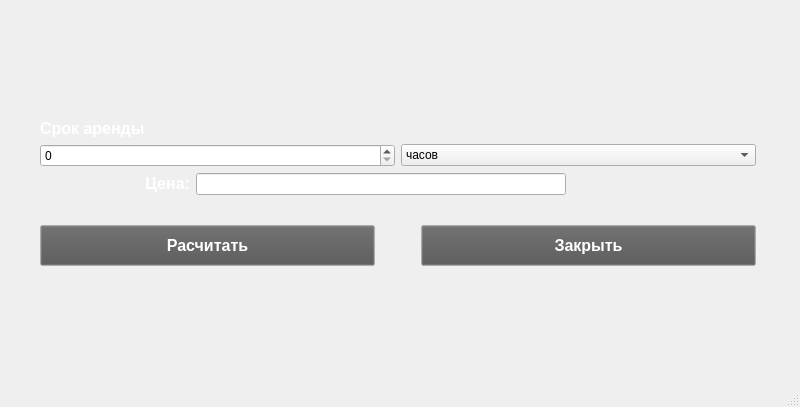
<?xml version="1.0" encoding="UTF-8"?>
<ui version="4.0">
 <class>RentWindow</class>
 <widget class="QMainWindow" name="RentWindow">
  <property name="geometry">
   <rect>
    <x>0</x>
    <y>0</y>
    <width>800</width>
    <height>407</height>
   </rect>
  </property>
  <property name="windowTitle">
   <string>MainWindow</string>
  </property>
  <widget class="QWidget" name="centralwidget">
   <widget class="QWidget" name="gridLayoutWidget">
    <property name="geometry">
     <rect>
      <x>0</x>
      <y>0</y>
      <width>796</width>
      <height>361</height>
     </rect>
    </property>
    <layout class="QGridLayout" name="gridLayout">
     <item row="1" column="0">
      <spacer name="horizontalSpacer_2">
       <property name="orientation">
        <enum>Qt::Orientation::Horizontal</enum>
       </property>
       <property name="sizeType">
        <enum>QSizePolicy::Policy::Fixed</enum>
       </property>
       <property name="sizeHint" stdset="0">
        <size>
         <width>40</width>
         <height>20</height>
        </size>
       </property>
      </spacer>
     </item>
     <item row="0" column="2">
      <spacer name="verticalSpacer">
       <property name="orientation">
        <enum>Qt::Orientation::Vertical</enum>
       </property>
       <property name="sizeType">
        <enum>QSizePolicy::Policy::Fixed</enum>
       </property>
       <property name="sizeHint" stdset="0">
        <size>
         <width>20</width>
         <height>40</height>
        </size>
       </property>
      </spacer>
     </item>
     <item row="1" column="3">
      <spacer name="horizontalSpacer">
       <property name="orientation">
        <enum>Qt::Orientation::Horizontal</enum>
       </property>
       <property name="sizeType">
        <enum>QSizePolicy::Policy::Fixed</enum>
       </property>
       <property name="sizeHint" stdset="0">
        <size>
         <width>40</width>
         <height>20</height>
        </size>
       </property>
      </spacer>
     </item>
     <item row="2" column="2">
      <spacer name="verticalSpacer_2">
       <property name="orientation">
        <enum>Qt::Orientation::Vertical</enum>
       </property>
       <property name="sizeType">
        <enum>QSizePolicy::Policy::Fixed</enum>
       </property>
       <property name="sizeHint" stdset="0">
        <size>
         <width>20</width>
         <height>40</height>
        </size>
       </property>
      </spacer>
     </item>
     <item row="1" column="2">
      <layout class="QVBoxLayout" name="verticalLayout">
       <property name="sizeConstraint">
        <enum>QLayout::SizeConstraint::SetFixedSize</enum>
       </property>
       <item>
        <widget class="QLabel" name="label">
         <property name="sizePolicy">
          <sizepolicy hsizetype="Fixed" vsizetype="Fixed">
           <horstretch>0</horstretch>
           <verstretch>0</verstretch>
          </sizepolicy>
         </property>
         <property name="minimumSize">
          <size>
           <width>700</width>
           <height>0</height>
          </size>
         </property>
         <property name="palette">
          <palette>
           <active>
            <colorrole role="WindowText">
             <brush brushstyle="SolidPattern">
              <color alpha="255">
               <red>255</red>
               <green>255</green>
               <blue>255</blue>
              </color>
             </brush>
            </colorrole>
           </active>
           <inactive>
            <colorrole role="WindowText">
             <brush brushstyle="SolidPattern">
              <color alpha="255">
               <red>255</red>
               <green>255</green>
               <blue>255</blue>
              </color>
             </brush>
            </colorrole>
           </inactive>
           <disabled/>
          </palette>
         </property>
         <property name="font">
          <font>
           <pointsize>12</pointsize>
           <bold>true</bold>
          </font>
         </property>
         <property name="text">
          <string/>
         </property>
        </widget>
       </item>
       <item>
        <widget class="QLabel" name="label_2">
         <property name="sizePolicy">
          <sizepolicy hsizetype="Fixed" vsizetype="Fixed">
           <horstretch>0</horstretch>
           <verstretch>0</verstretch>
          </sizepolicy>
         </property>
         <property name="palette">
          <palette>
           <active>
            <colorrole role="WindowText">
             <brush brushstyle="SolidPattern">
              <color alpha="255">
               <red>255</red>
               <green>255</green>
               <blue>255</blue>
              </color>
             </brush>
            </colorrole>
           </active>
           <inactive>
            <colorrole role="WindowText">
             <brush brushstyle="SolidPattern">
              <color alpha="255">
               <red>255</red>
               <green>255</green>
               <blue>255</blue>
              </color>
             </brush>
            </colorrole>
           </inactive>
           <disabled/>
          </palette>
         </property>
         <property name="font">
          <font>
           <pointsize>12</pointsize>
           <bold>true</bold>
          </font>
         </property>
         <property name="text">
          <string>Срок аренды</string>
         </property>
        </widget>
       </item>
       <item>
        <layout class="QHBoxLayout" name="horizontalLayout_2">
         <property name="sizeConstraint">
          <enum>QLayout::SizeConstraint::SetDefaultConstraint</enum>
         </property>
         <item>
          <widget class="QSpinBox" name="durationSpinBox"/>
         </item>
         <item>
          <widget class="QComboBox" name="unitComboBox">
           <item>
            <property name="text">
             <string>часов</string>
            </property>
           </item>
           <item>
            <property name="text">
             <string>дней</string>
            </property>
           </item>
          </widget>
         </item>
        </layout>
       </item>
       <item>
        <layout class="QHBoxLayout" name="horizontalLayout_3">
         <item>
          <widget class="QLabel" name="label_3">
           <property name="sizePolicy">
            <sizepolicy hsizetype="Fixed" vsizetype="Fixed">
             <horstretch>0</horstretch>
             <verstretch>0</verstretch>
            </sizepolicy>
           </property>
           <property name="minimumSize">
            <size>
             <width>150</width>
             <height>0</height>
            </size>
           </property>
           <property name="palette">
            <palette>
             <active>
              <colorrole role="WindowText">
               <brush brushstyle="SolidPattern">
                <color alpha="255">
                 <red>255</red>
                 <green>255</green>
                 <blue>255</blue>
                </color>
               </brush>
              </colorrole>
             </active>
             <inactive>
              <colorrole role="WindowText">
               <brush brushstyle="SolidPattern">
                <color alpha="255">
                 <red>255</red>
                 <green>255</green>
                 <blue>255</blue>
                </color>
               </brush>
              </colorrole>
             </inactive>
             <disabled/>
            </palette>
           </property>
           <property name="font">
            <font>
             <pointsize>12</pointsize>
             <bold>true</bold>
            </font>
           </property>
           <property name="text">
            <string>Цена:</string>
           </property>
           <property name="alignment">
            <set>Qt::AlignmentFlag::AlignRight|Qt::AlignmentFlag::AlignTrailing|Qt::AlignmentFlag::AlignVCenter</set>
           </property>
          </widget>
         </item>
         <item>
          <widget class="QLineEdit" name="totalTextEdit">
           <property name="minimumSize">
            <size>
             <width>370</width>
             <height>0</height>
            </size>
           </property>
           <property name="readOnly">
            <bool>true</bool>
           </property>
          </widget>
         </item>
         <item>
          <spacer name="horizontalSpacer_4">
           <property name="orientation">
            <enum>Qt::Orientation::Horizontal</enum>
           </property>
           <property name="sizeHint" stdset="0">
            <size>
             <width>40</width>
             <height>20</height>
            </size>
           </property>
          </spacer>
         </item>
        </layout>
       </item>
       <item>
        <widget class="QLabel" name="statusLabel_3">
         <property name="sizePolicy">
          <sizepolicy hsizetype="Fixed" vsizetype="Fixed">
           <horstretch>0</horstretch>
           <verstretch>0</verstretch>
          </sizepolicy>
         </property>
         <property name="palette">
          <palette>
           <active>
            <colorrole role="WindowText">
             <brush brushstyle="SolidPattern">
              <color alpha="255">
               <red>255</red>
               <green>255</green>
               <blue>255</blue>
              </color>
             </brush>
            </colorrole>
           </active>
           <inactive>
            <colorrole role="WindowText">
             <brush brushstyle="SolidPattern">
              <color alpha="255">
               <red>255</red>
               <green>255</green>
               <blue>255</blue>
              </color>
             </brush>
            </colorrole>
           </inactive>
           <disabled/>
          </palette>
         </property>
         <property name="font">
          <font>
           <pointsize>12</pointsize>
           <bold>true</bold>
          </font>
         </property>
         <property name="text">
          <string/>
         </property>
        </widget>
       </item>
       <item>
        <layout class="QHBoxLayout" name="horizontalLayout">
         <property name="sizeConstraint">
          <enum>QLayout::SizeConstraint::SetMinAndMaxSize</enum>
         </property>
         <item>
          <widget class="QPushButton" name="calculateButton">
           <property name="minimumSize">
            <size>
             <width>200</width>
             <height>41</height>
            </size>
           </property>
           <property name="palette">
            <palette>
             <active>
              <colorrole role="Button">
               <brush brushstyle="SolidPattern">
                <color alpha="255">
                 <red>84</red>
                 <green>84</green>
                 <blue>84</blue>
                </color>
               </brush>
              </colorrole>
              <colorrole role="ButtonText">
               <brush brushstyle="SolidPattern">
                <color alpha="255">
                 <red>255</red>
                 <green>255</green>
                 <blue>255</blue>
                </color>
               </brush>
              </colorrole>
             </active>
             <inactive>
              <colorrole role="Button">
               <brush brushstyle="SolidPattern">
                <color alpha="255">
                 <red>84</red>
                 <green>84</green>
                 <blue>84</blue>
                </color>
               </brush>
              </colorrole>
              <colorrole role="ButtonText">
               <brush brushstyle="SolidPattern">
                <color alpha="255">
                 <red>255</red>
                 <green>255</green>
                 <blue>255</blue>
                </color>
               </brush>
              </colorrole>
             </inactive>
             <disabled>
              <colorrole role="Button">
               <brush brushstyle="SolidPattern">
                <color alpha="255">
                 <red>84</red>
                 <green>84</green>
                 <blue>84</blue>
                </color>
               </brush>
              </colorrole>
             </disabled>
            </palette>
           </property>
           <property name="font">
            <font>
             <pointsize>12</pointsize>
             <bold>true</bold>
            </font>
           </property>
           <property name="text">
            <string>Расчитать</string>
           </property>
          </widget>
         </item>
         <item>
          <spacer name="horizontalSpacer_3">
           <property name="orientation">
            <enum>Qt::Orientation::Horizontal</enum>
           </property>
           <property name="sizeType">
            <enum>QSizePolicy::Policy::Fixed</enum>
           </property>
           <property name="sizeHint" stdset="0">
            <size>
             <width>40</width>
             <height>20</height>
            </size>
           </property>
          </spacer>
         </item>
         <item>
          <widget class="QPushButton" name="closeButton">
           <property name="minimumSize">
            <size>
             <width>200</width>
             <height>41</height>
            </size>
           </property>
           <property name="palette">
            <palette>
             <active>
              <colorrole role="Button">
               <brush brushstyle="SolidPattern">
                <color alpha="255">
                 <red>84</red>
                 <green>84</green>
                 <blue>84</blue>
                </color>
               </brush>
              </colorrole>
              <colorrole role="ButtonText">
               <brush brushstyle="SolidPattern">
                <color alpha="255">
                 <red>255</red>
                 <green>255</green>
                 <blue>255</blue>
                </color>
               </brush>
              </colorrole>
             </active>
             <inactive>
              <colorrole role="Button">
               <brush brushstyle="SolidPattern">
                <color alpha="255">
                 <red>84</red>
                 <green>84</green>
                 <blue>84</blue>
                </color>
               </brush>
              </colorrole>
              <colorrole role="ButtonText">
               <brush brushstyle="SolidPattern">
                <color alpha="255">
                 <red>255</red>
                 <green>255</green>
                 <blue>255</blue>
                </color>
               </brush>
              </colorrole>
             </inactive>
             <disabled>
              <colorrole role="Button">
               <brush brushstyle="SolidPattern">
                <color alpha="255">
                 <red>84</red>
                 <green>84</green>
                 <blue>84</blue>
                </color>
               </brush>
              </colorrole>
             </disabled>
            </palette>
           </property>
           <property name="font">
            <font>
             <pointsize>12</pointsize>
             <bold>true</bold>
            </font>
           </property>
           <property name="text">
            <string>Закрыть</string>
           </property>
          </widget>
         </item>
        </layout>
       </item>
      </layout>
     </item>
    </layout>
   </widget>
  </widget>
  <widget class="QMenuBar" name="menubar">
   <property name="geometry">
    <rect>
     <x>0</x>
     <y>0</y>
     <width>800</width>
     <height>21</height>
    </rect>
   </property>
  </widget>
  <widget class="QStatusBar" name="statusbar"/>
 </widget>
 <resources/>
 <connections/>
</ui>
